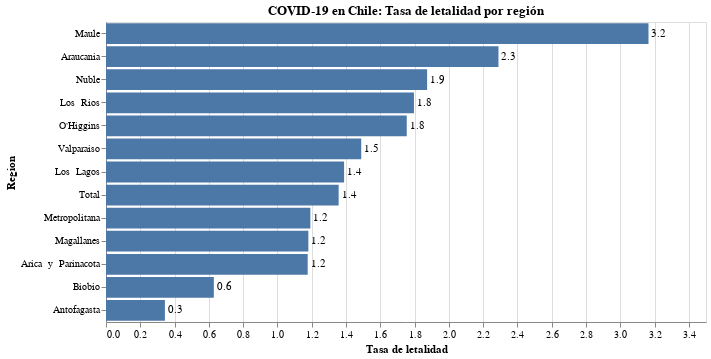

Notebook cell for this chart:
### Code cell
#hide_input
bars = alt.Chart(CFR).mark_bar().encode(
    x = alt.X('Tasa de letalidad:Q', axis=alt.Axis(title='Tasa de letalidad')),
    y = alt.Y('Region:N', sort='-x')
).properties(
    title='COVID-19 en Chile: Tasa de letalidad por región'
)

text = bars.mark_text(
    align='left',
    baseline='middle',
    dx=3  # Nudges text to right so it doesn't appear on top of the bar
).encode(
    text=alt.Text('Tasa de letalidad:Q', format=',.1f')
)

bars.configure_title(
    fontSize=20,
    font='Courier',
    anchor='start',
    color='gray'
)

(bars + text).properties(width=600, height=300)

### Figure 1 — Vega-Lite specification as saved in the notebook (floating-point values rounded to 4 significant figures)
{"config": {"view": {"continuousWidth": 400, "continuousHeight": 300}}, "layer": [{"mark": "bar", "encoding": {"x": {"type": "quantitative", "axis": {"title": "Tasa de letalidad"}, "field": "Tasa de letalidad"}, "y": {"type": "nominal", "field": "Region", "sort": "-x"}}, "title": "COVID-19 en Chile: Tasa de letalidad por región"}, {"mark": {"type": "text", "align": "left", "baseline": "middle", "dx": 3}, "encoding": {"text": {"type": "quantitative", "field": "Tasa de letalidad", "format": ",.1f"}, "x": {"type": "quantitative", "axis": {"title": "Tasa de letalidad"}, "field": "Tasa de letalidad"}, "y": {"type": "nominal", "field": "Region", "sort": "-x"}}, "title": "COVID-19 en Chile: Tasa de letalidad por región"}], "data": {"name": "data-3fbc316be780256da1a4300b3a4a9d5e"}, "height": 300, "width": 600, "$schema": "https://vega.github.io/schema/vega-lite/v4.8.1.json", "datasets": {"data-3fbc316be780256da1a4300b3a4a9d5e": [{"Region": "Antofagasta", "Tasa de letalidad": 0.3436}, {"Region": "Biobio", "Tasa de letalidad": 0.6289}, {"Region": "Arica  y  Parinacota", "Tasa de letalidad": 1.176}, {"Region": "Magallanes", "Tasa de letalidad": 1.18}, {"Region": "Metropolitana", "Tasa de letalidad": 1.192}, {"Region": "Total", "Tasa de letalidad": 1.357}, {"Region": "Los  Lagos", "Tasa de letalidad": 1.389}, {"Region": "Valparaiso", "Tasa de letalidad": 1.489}, {"Region": "O'Higgins", "Tasa de letalidad": 1.754}, {"Region": "Los  Rios", "Tasa de letalidad": 1.796}, {"Region": "Nuble", "Tasa de letalidad": 1.873}, {"Region": "Araucania", "Tasa de letalidad": 2.289}, {"Region": "Maule", "Tasa de letalidad": 3.165}]}}
